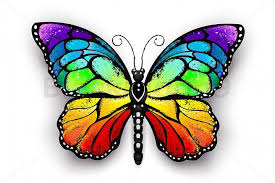
#> input picture Deep Learning/Img Preprocessing/Images/img6.jpeg, 275 x 183 px, found by its file name
$ python cropImg.py
#> lines starting #> are read from the running program, lines starting #| are printed output that depends on the picture
import cv2
import numpy as np

img = cv2.imread(r'D:\CODING_CODES\AIML\Deep Learning\Img Preprocessing\Images\img6.jpeg')
#> img is the input picture: shape (183, 275, 3); mean B, G, R 178.8, 190, 192.3
img_reshaped = cv2.resize(img,(400,400))
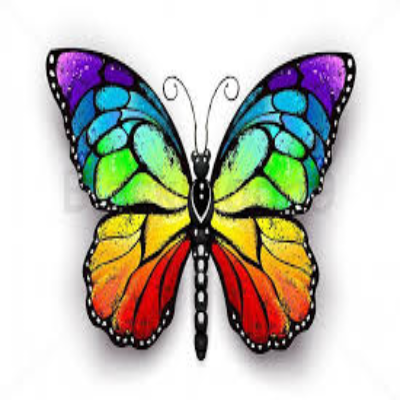
#> img_reshaped: shape (400, 400, 3); mean B, G, R 178.8, 189.9, 192.2

img_cropped = img_reshaped[100:300,100:300]
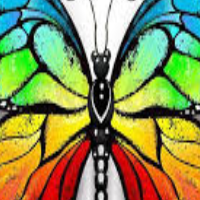
#> img_cropped: shape (200, 200, 3); mean B, G, R 84.6, 144, 136.8

cv2.imshow("window",img_reshaped)
cv2.waitKey(0)

cv2.imshow("window",img_cropped)
cv2.waitKey(0)

# saving img
cv2.imwrite(r'D:\CODING_CODES\AIML\Deep Learning\Img Preprocessing\Images\cropped_img.jpg',img_cropped)

$ run again, with Deep Learning/Img Preprocessing/Images/img2.jpeg copied over Deep Learning/Img Preprocessing/Images/img6.jpeg
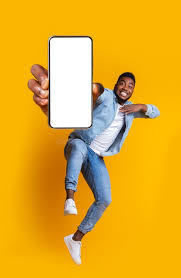
#> input picture Deep Learning/Img Preprocessing/Images/img2.jpeg, 181 x 278 px, found by its file name
#> img is the input picture: shape (278, 181, 3); mean B, G, R 41, 172.9, 228.6
#> `img_reshaped = cv2.resize(img,(400,400))`:
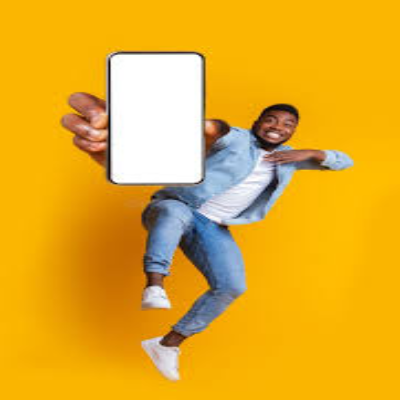
#> img_reshaped: shape (400, 400, 3); mean B, G, R 41, 172.9, 228.6
#> `img_cropped = img_reshaped[100:300,100:300]`:
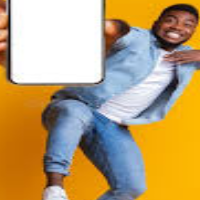
#> img_cropped: shape (200, 200, 3); mean B, G, R 115.7, 161.3, 186.9

$ run again, with Deep Learning/Img Preprocessing/Images/img4.jpeg copied over Deep Learning/Img Preprocessing/Images/img6.jpeg
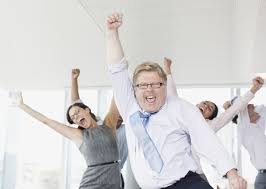
#> input picture Deep Learning/Img Preprocessing/Images/img4.jpeg, 266 x 189 px, found by its file name
#> img is the input picture: shape (189, 266, 3); mean B, G, R 210.5, 210.8, 212.5
#> `img_reshaped = cv2.resize(img,(400,400))`:
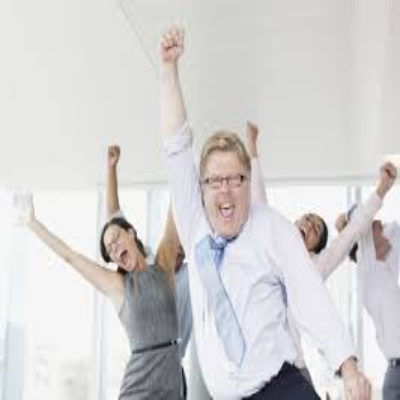
#> img_reshaped: shape (400, 400, 3); mean B, G, R 210.4, 210.7, 212.4
#> `img_cropped = img_reshaped[100:300,100:300]`:
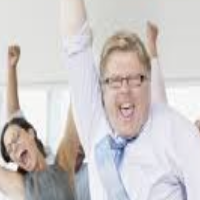
#> img_cropped: shape (200, 200, 3); mean B, G, R 200, 200.8, 206
